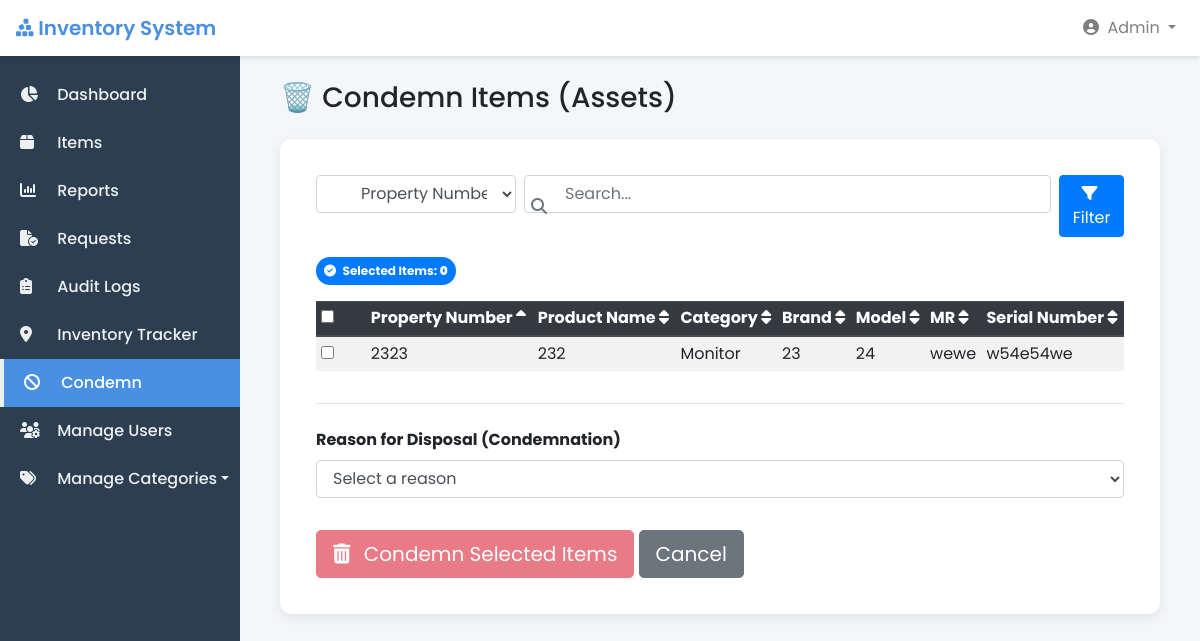
/admin/condemn.php (signed in), run on an earlier commit of the app's database.
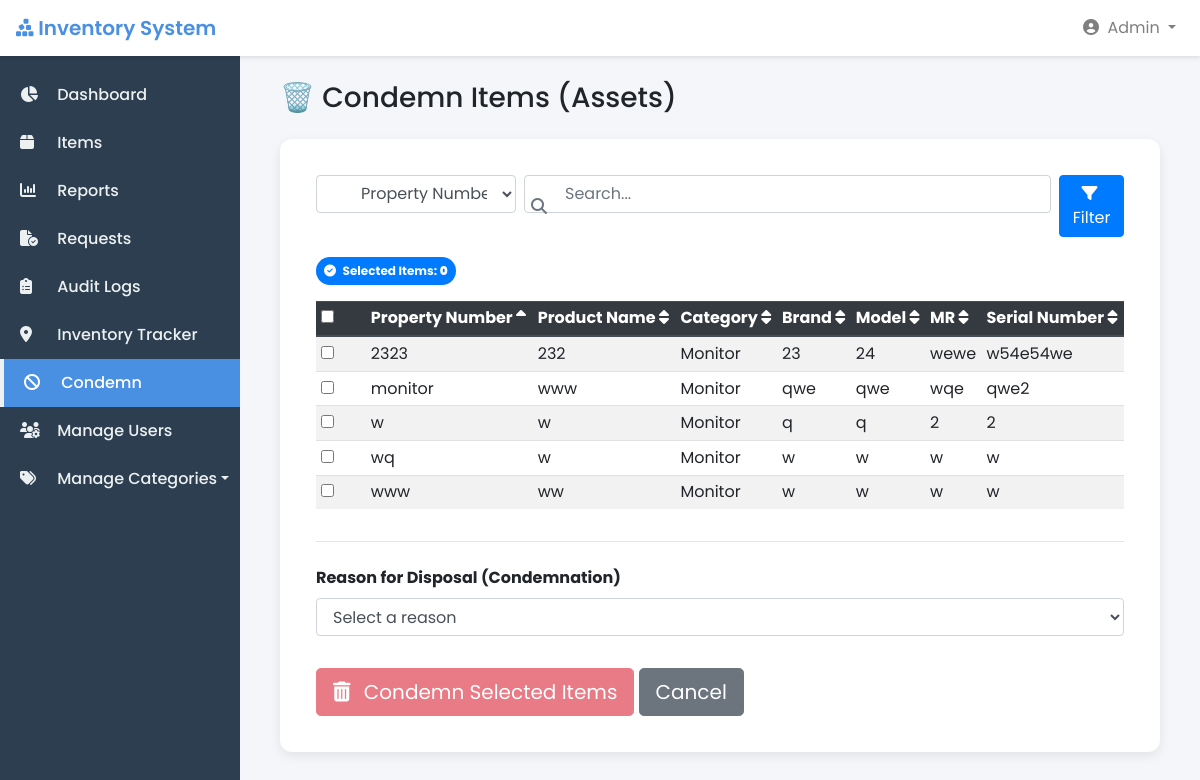
And on a later commit of the database.
### tables this page shows
CREATE TABLE `items` (
  `id` int(11) NOT NULL,
  `property_number` varchar(50) NOT NULL,
  `product_name` varchar(255) NOT NULL,
  `category_id` int(11) DEFAULT NULL,
  `brand` varchar(100) DEFAULT NULL,
  `model` varchar(100) DEFAULT NULL,
  `processor` varchar(100) DEFAULT NULL,
  `ram` varchar(50) DEFAULT NULL,
  `graphics1` varchar(100) DEFAULT NULL,
  `graphics2` varchar(100) DEFAULT NULL,
  `computer_name` varchar(100) DEFAULT NULL,
  `workgroup` varchar(100) DEFAULT NULL,
  `os` varchar(100) DEFAULT NULL,
  `office_app` varchar(50) DEFAULT NULL,
  `ms_account` varchar(100) DEFAULT NULL,
  `endpoint_protection` varchar(100) DEFAULT NULL,
  `endpoint_updated` tinyint(1) DEFAULT 0,
  `anydesk_id` varchar(100) DEFAULT NULL,
  `belarc_installed` tinyint(1) DEFAULT 0,
  `accounts_updated` tinyint(1) DEFAULT 0,
  `ultravnc_installed` tinyint(1) DEFAULT 0,
  `snmp_installed` tinyint(1) DEFAULT 0,
  `connection_type` varchar(50) DEFAULT NULL,
  `dhcp_type` varchar(50) DEFAULT NULL,
  `static_app` varchar(100) DEFAULT NULL,
  `ip_address1` varchar(50) DEFAULT NULL,
  `ip_address2` varchar(50) DEFAULT NULL,
  `lan_mac` varchar(50) DEFAULT NULL,
  `wlan_mac1` varchar(50) DEFAULT NULL,
  `wlan_mac2` varchar(50) DEFAULT NULL,
  `gateway` varchar(50) DEFAULT NULL,
  `office_id` int(11) DEFAULT NULL,
  `miaa_property` varchar(50) DEFAULT NULL,
  `memorandum_receipt` varchar(100) DEFAULT NULL,
  `po_number` varchar(100) DEFAULT NULL,
  `serial_number` varchar(100) DEFAULT NULL,
  `display_size` varchar(50) DEFAULT NULL,
  `printer_type` varchar(50) DEFAULT NULL,
  `capacity_va` varchar(50) DEFAULT NULL,
  `other_details` text DEFAULT NULL,
  `network_equipment_type` varchar(100) DEFAULT NULL,
  `network_equipment_other` varchar(100) DEFAULT NULL,
  `area_of_deployment` varchar(100) DEFAULT NULL,
  `storage_type` varchar(50) DEFAULT NULL,
  `storage_capacity` varchar(50) DEFAULT NULL,
  `qr_code_path` varchar(255) DEFAULT NULL,
  `quantity` int(11) NOT NULL,
  `unit` enum('boxes','pieces') DEFAULT 'pieces',
  `status` enum('brand_new','for_replacement','for_condemn','condemned') DEFAULT 'brand_new',
  `created_by` int(11) DEFAULT NULL,
  `created_at` datetime DEFAULT current_timestamp(),
  `updated_at` datetime DEFAULT current_timestamp() ON UPDATE current_timestamp(),
  `is_active` tinyint(1) NOT NULL DEFAULT 1
);

CREATE TABLE `categories` (
  `id` int(11) NOT NULL,
  `name` varchar(100) NOT NULL,
  `created_at` datetime DEFAULT current_timestamp(),
  `category_type` enum('supply','asset') NOT NULL
);

### admin/condemn.php (the view, shortened to what the changed rows need)
<?php
require '../config/db.php';
$assets_query = $db->query("SELECT
                                i.id,
                                i.property_number,
                                i.product_name,
                                IFNULL(i.brand, '') AS brand,
                                IFNULL(i.model, '') AS model,
                                IFNULL(i.memorandum_receipt, '') AS memorandum_receipt,
                                IFNULL(i.serial_number, '') AS serial_number,
                                c.name AS category_name,
                                c.category_type
                            FROM items i
                            JOIN categories c ON i.category_id = c.id
                            WHERE i.status = 'brand_new' AND c.category_type = 'asset' AND i.is_deleted = 0");
if ($assets_query) {
    $assets = $assets_query->fetch_all(MYSQLI_ASSOC);
} else {
    $assets = [];
}
$sort_field = 'property_number';
$sort_order = 'ASC';
$items_per_page = 10;
$current_page = isset($_GET['page']) ? max(1, intval($_GET['page'])) : 1;
$filtered_assets = $assets;
usort($filtered_assets, function($a, $b) use ($sort_field, $sort_order) {
    $valueA = $a[$sort_field];
    $valueB = $b[$sort_field];
    if ($sort_order === 'ASC') {
        return strnatcasecmp($valueA, $valueB);
    } else {
        return strnatcasecmp($valueB, $valueA);
    }
});
$total_items = count($filtered_assets);
$total_pages = $total_items > 0 ? ceil($total_items / $items_per_page) : 1;
$current_page = min($current_page, $total_pages);
$offset = ($current_page - 1) * $items_per_page;
$paginated_assets = array_slice($filtered_assets, $offset, $items_per_page);
$preselected = [];
?>
<!DOCTYPE html>
<html lang="en">
<head>
    <link rel="stylesheet" href="https://cdn.jsdelivr.net/npm/bootstrap@4.6.2/dist/css/bootstrap.min.css">
    <link rel="stylesheet" href="https://cdnjs.cloudflare.com/ajax/libs/font-awesome/6.5.1/css/all.min.css">
</head>
<body>
<div class="content">
    <div class="container-fluid">
        <div class="d-sm-flex align-items-center justify-content-between mb-4">
            <h1 class="h3 mb-0 text-gray-800">🗑️ Condemn Items (Assets)</h1>
        </div>
        <div class="card p-3 mb-4">
            <div class="card-body">
                <form method="POST" id="condemnForm">
                    <div class="table-responsive">
                        <table class="table table-striped table-hover table-sm">
                            <thead class="thead-dark">
                                <tr>
                                    <th width="50">
                                        <input type="checkbox" id="selectAll" onchange="selectAllItems(this)">
                                    </th>
                                    <th class="sortable" data-field="property_number" onclick="sortTable('property_number')">Property Number</th>
                                    <th class="sortable" data-field="product_name" onclick="sortTable('product_name')">Product Name</th>
                                    <th class="sortable" data-field="category_name" onclick="sortTable('category_name')">Category</th>
                                    <th class="sortable" data-field="brand" onclick="sortTable('brand')">Brand</th>
                                    <th class="sortable" data-field="model" onclick="sortTable('model')">Model</th>
                                    <th class="sortable" data-field="memorandum_receipt" onclick="sortTable('memorandum_receipt')">MR</th>
                                    <th class="sortable" data-field="serial_number" onclick="sortTable('serial_number')">Serial Number</th>
                                </tr>
                            </thead>
                            <tbody>
                                <?php if (empty($paginated_assets)): ?>
                                    <tr>
                                        <td colspan="8" class="text-center">No brand new assets found matching your criteria.</td>
                                    </tr>
                                <?php else: ?>
                                    <?php foreach ($paginated_assets as $asset): ?>
                                    <tr class="item-row <?php echo in_array($asset['id'], $preselected) ? 'selected' : ''; ?>">
                                        <td>
                                            <input type="checkbox" class="item-checkbox" id="item_<?php echo $asset['id']; ?>"
                                                    value="<?php echo $asset['id']; ?>"
                                                    onchange="toggleItemSelection(this)"
                                                    <?php echo in_array($asset['id'], $preselected) ? 'checked' : ''; ?>>
                                        </td>
                                        <td><?php echo htmlspecialchars($asset['property_number']); ?></td>
                                        <td><?php echo htmlspecialchars($asset['product_name']); ?></td>
                                        <td><?php echo htmlspecialchars($asset['category_name']); ?></td>
                                        <td><?php echo htmlspecialchars($asset['brand']); ?></td>
                                        <td><?php echo htmlspecialchars($asset['model']); ?></td>
                                        <td><?php echo htmlspecialchars($asset['memorandum_receipt']); ?></td>
                                        <td><?php echo htmlspecialchars($asset['serial_number']); ?></td>
                                    </tr>
                                    <?php endforeach; ?>
                                <?php endif; ?>
                            </tbody>
                        </table>
                    </div>
                </form>
            </div>
        </div>
    </div>
</div>
</body>
</html>

What changed in the data, as far as the page shows it:
added items: property_number "monitor", product_name "www", category.name "Monitor", brand "qwe", model "qwe", memorandum_receipt "wqe", serial_number "qwe2"
added items: property_number "w", product_name "w", category.name "Monitor", brand "q", model "q", memorandum_receipt "2", serial_number "2"
added items: property_number "wq", product_name "w", category.name "Monitor", brand "w", model "w", memorandum_receipt "w", serial_number "w"
added items: property_number "www", product_name "ww", category.name "Monitor", brand "w", model "w", memorandum_receipt "w", serial_number "w"
